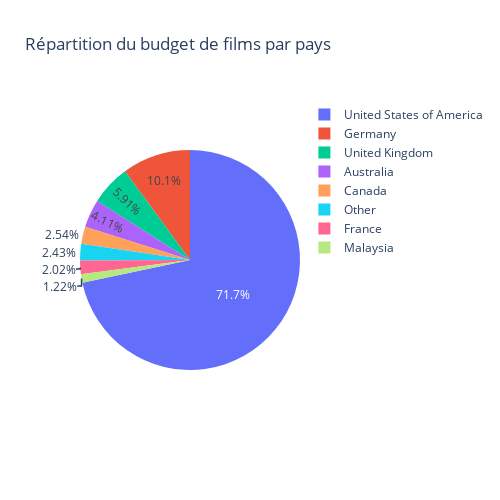

The notebook cell saved with this chart:
### Code cell
fig3.show()

### Figure 1 — Plotly figure (JSON) as saved in the notebook; plotly's stock layout.template omitted (floating-point values rounded to 4 significant figures)
{"data": [{"domain": {"x": [0, 1], "y": [0, 1]}, "hovertemplate": "production_countries=%{label}<br>budget=%{value}<extra></extra>", "labels": ["Australia", "Canada", "Other", "Other", "France", "Germany", "Other", "Other", "Other", "Other", "Other", "Other", "Malaysia", "Other", "Other", "United Kingdom", "United States of America"], "legendgroup": "", "name": "", "showlegend": true, "type": "pie", "values": [252000000, 155800000, 32000000, 2143650, 123800000, 617888030, 5, 8400000, 25, 11000000, 37998000, 41000000, 75000000, 5000000, 11272296, 362650000, 4396775666]}], "layout": {"height": 500, "legend": {"tracegroupgap": 0}, "title": {"text": "Répartition du budget de films par pays"}, "width": 500}}
